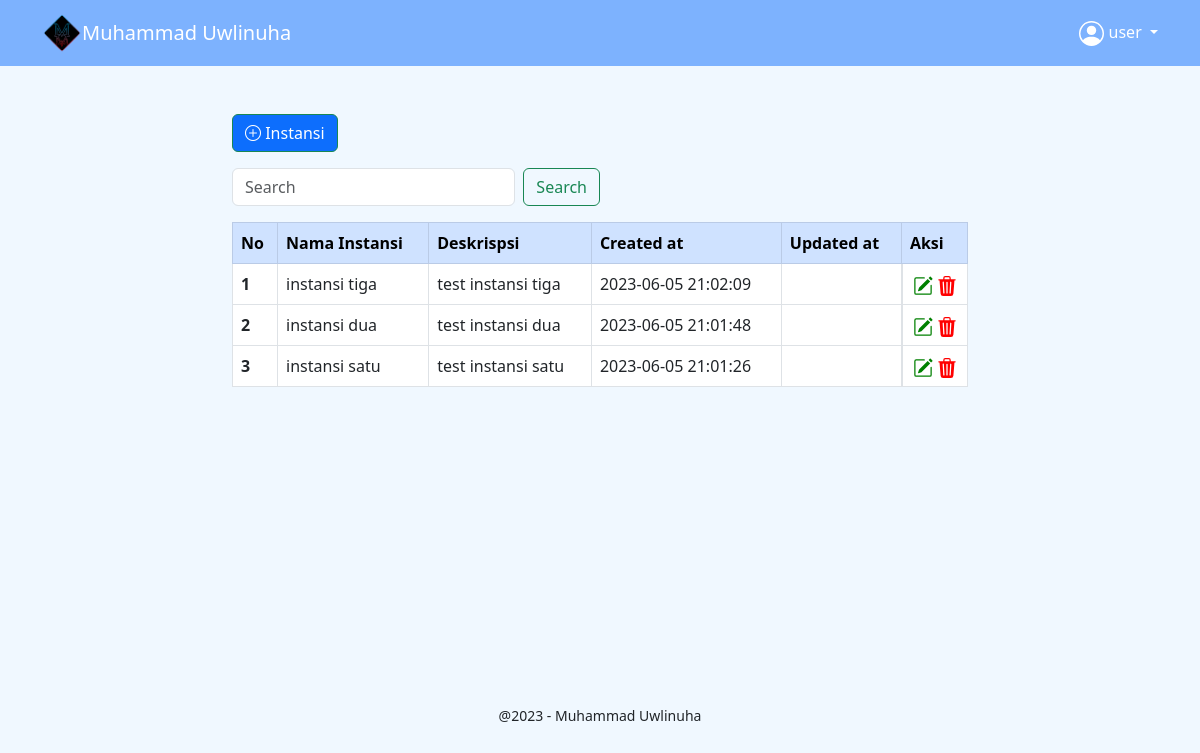
Screenshot of /view/dashboard.php (signed in) with the database file from the repository.
### tables this page shows
CREATE TABLE `instansi` (
  `id` int NOT NULL,
  `nama_instansi` varchar(255) NOT NULL,
  `deskripsi` text,
  `created_at` timestamp NULL DEFAULT NULL,
  `updated_at` timestamp NULL DEFAULT NULL
);

### controller/instansi.php (called while the page is built, shortened)
<?php
class Instansi{
    var $host = "localhost";
	var $username = "root";
	var $password = "";
	var $database = "bonus_case";
    var $koneksi ="";
    function __construct(){
		$this->koneksi = mysqli_connect($this->host, $this->username, $this->password,$this->database);
	}
    function getData($key)
    {
        $data = mysqli_query($this->koneksi,"SELECT * FROM instansi WHERE nama_instansi LIKE '%$key%' ORDER BY created_at DESC");
        while($n = mysqli_fetch_array($data)){
            $hasil[] = $n;
        }
        if(empty($hasil)){
            return $hasil = [];
        }else{
            return $hasil;
        }
    }
}
?>

### view/dashboard.php (the view, shortened to what this page needs)
<?php
$username = $_SESSION['username'];
include '../controller/instansi.php';
$instansi = new Instansi();
?>
<!DOCTYPE html>
<html lang="en">
<head>
    <link href="https://cdn.jsdelivr.net/npm/bootstrap@5.3.0/dist/css/bootstrap.min.css" rel="stylesheet">
    <link rel="stylesheet" href="https://cdn.jsdelivr.net/npm/bootstrap-icons@1.10.5/font/bootstrap-icons.css">
    <link rel="stylesheet" href="../assets/style.css">
</head>
<body>
    <?php include '../view/components/navbar.php' ?>
    <div class="container">
        <div class="row d-flex justify-content-center align-item-center mt-5">
            <div class="col-md-8">
            <button type="button" class="btn btn-primary btn-outline-success text-white" data-bs-toggle="modal" data-bs-target="#tambahdata"><i class="bi bi-plus-circle"></i> Instansi</button>
            <div class="col-md-6 mt-3">
                <form class="d-flex" role="search" method="GET">
                    <input class="form-control me-2" type="search" name="key" placeholder="Search" aria-label="Search">
                    <button class="btn btn-outline-success" type="submit">Search</button>
                </form>
            </div>
            <div class="table-responsive">
                <table class="table table-hover table-bordered rounded mt-3">
                    <thead class="table-primary">
                        <tr>
                        <th scope="col">No</th>
                        <th scope="col">Nama Instansi</th>
                        <th scope="col">Deskrispsi</th>
                        <th scope="col">Created at</th>
                        <th scope="col">Updated at</th>
                        <th scope="col">Aksi</th>
                        </tr>
                    </thead>
                    <tbody>
                        <?php
                        $key = '';
                        $no=1;
                        foreach($instansi->getData($key) as $data){
                        ?>
                        <tr>
                        <th><?php echo $no++; ?></th>
                        <td><?php echo $data['nama_instansi']; ?></td>
                        <td><?php echo $data['deskripsi']; ?></td>
                        <td><?php echo $data['created_at']; ?></td>
                        <td><?php echo $data['updated_at']; ?></td>
                        <td class="d-flex justify-content-around">
                            <a href="#" data-bs-toggle="modal" data-bs-target="#editdata<?php echo $data['id']; ?>"></a>
                            <a href="../route/route.php?id=<?php echo $data['id']; ?>&aksi=hapus" onclick="return confirm('Apakah Anda Yakin Ingin Menghapusnya ?')"></a>
                        </td>
                        </tr>
                        <?php } ?>
                    </tbody>
                </table>
            </div>
            </div>
        </div>
    </div>
    <?php include './components/footer.php' ?>
</body>
</html>

### view/components/navbar.php (shortened to what this page needs)
<nav class="navbar navbar-expand-lg bg-primary text-white"  style="--bs-bg-opacity: .5;">
  <div class="container">
    <div>
      <a class="navbar-brand d-flex align-items-end" href="#">
        <img src="../../../bonus_case/assets/images/Logo-MUW.png" alt="Logo" width="40" height="40" class="d-inline-block align-text-top">
        <h5 class="text-white">Muhammad Uwlinuha</h5>
      </a>
    </div>
      <div class="dropdown">
        <a class="nav-link dropdown-toggle" href="#" role="button" data-bs-toggle="dropdown" aria-expanded="false">
         <?php echo $username ?>
        </a>
      </div>
  </div>
</nav>

### view/components/footer.php
<div class="container" style="margin-top: 25%;">
    <div class="row text-center">
        <div class="col">
            <small>@2023 - Muhammad Uwlinuha</small>
        </div>
    </div>
</div>

### assets/style.css (style rules this page uses)
body { background-color: aliceblue; }

### rows the page displays
instansi: nama_instansi "instansi tiga", deskripsi "test instansi tiga", created_at "2023-06-05 21:02:09"
instansi: nama_instansi "instansi dua", deskripsi "test instansi dua", created_at "2023-06-05 21:01:48"
instansi: nama_instansi "instansi satu", deskripsi "test instansi satu", created_at "2023-06-05 21:01:26"

### other values shown
$username "user"
